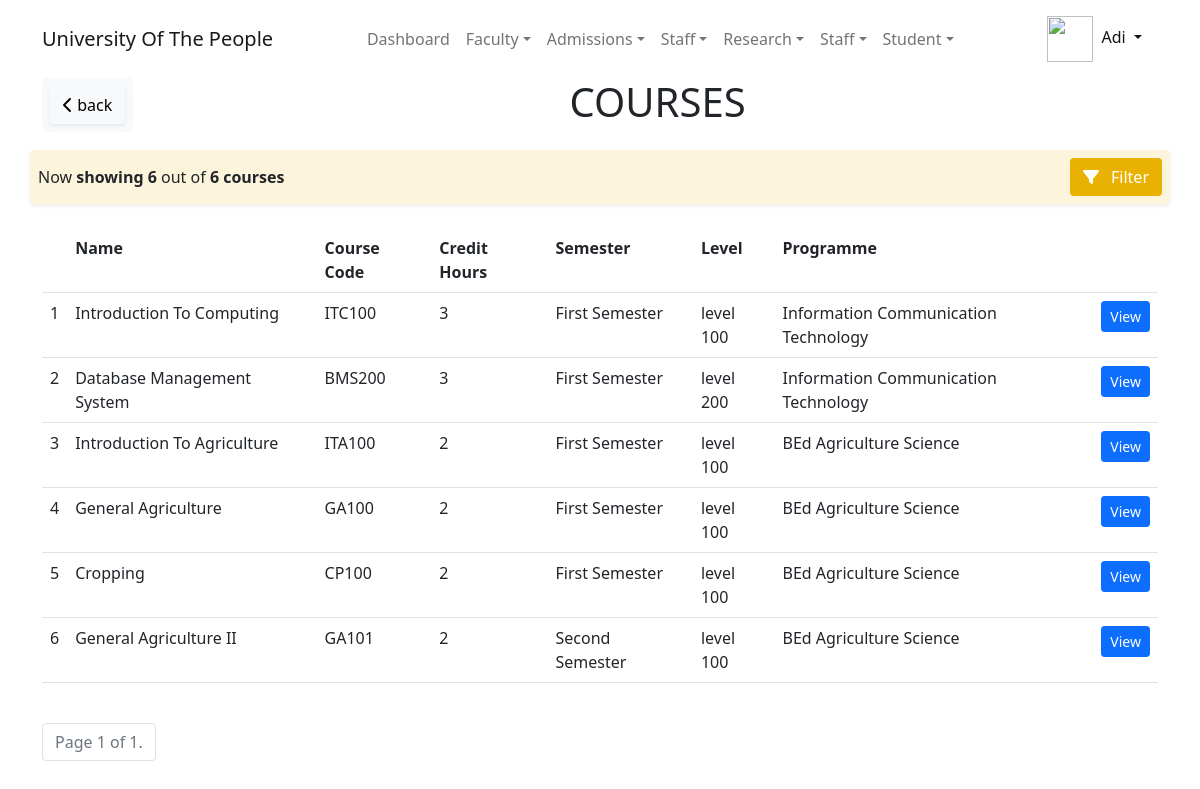
/course/api/all/ (signed in), run on an earlier commit of the app's database.
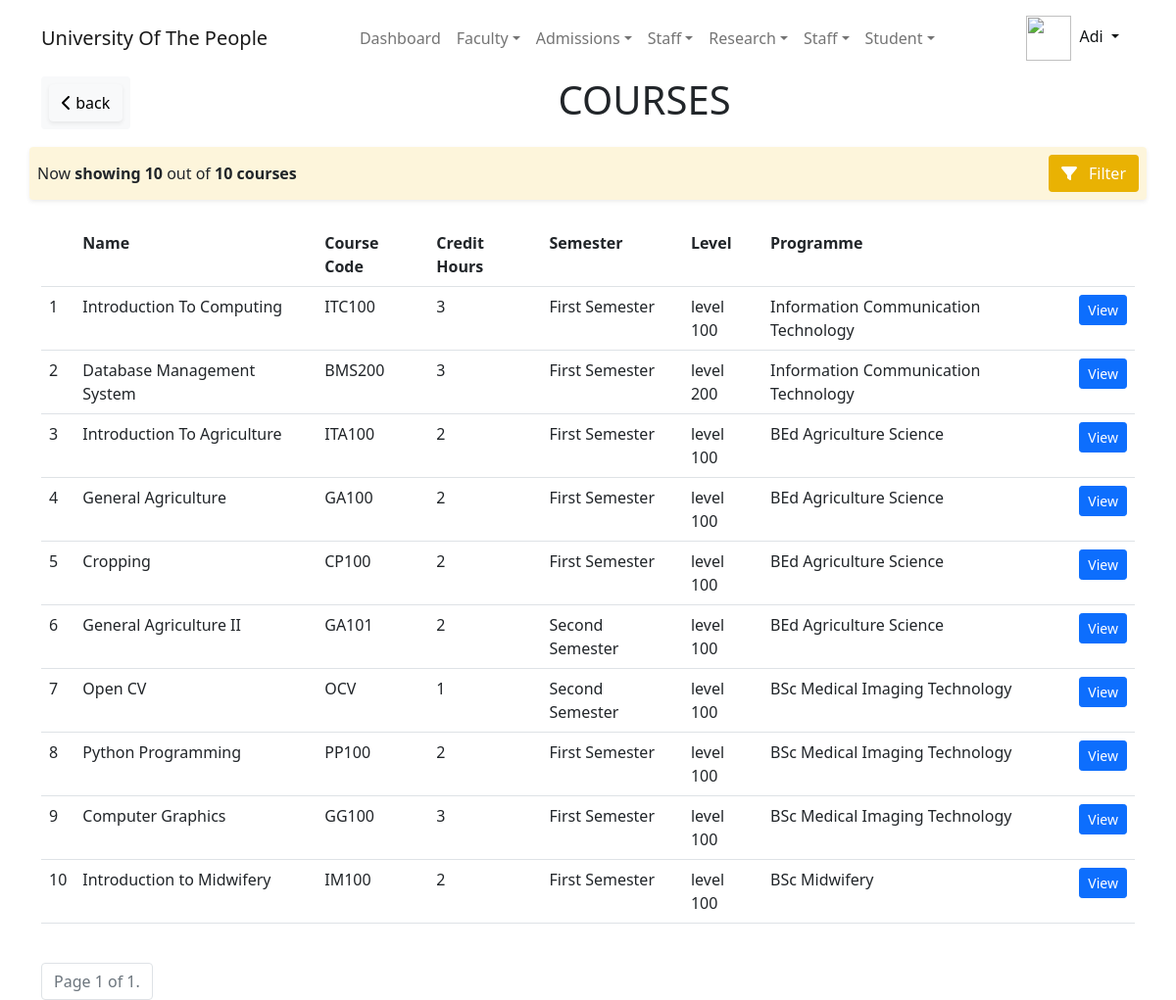
And on a later commit of the database.
### accounts/models.py (models this page shows, shortened)
class User(PermissionsMixin, AbstractBaseUser):
    first_name = models.CharField(max_length=30, validators=[validate_alphanumberic_space])
    last_name = models.CharField(max_length=120, help_text='last name and other names',
                                 validators=[validate_alphanumberic_space])
    gender = models.CharField(max_length=5, choices=GenderChoices.choices, null=True)
    date_of_birth = models.DateField(null=True)
    email = models.EmailField(unique=True)
    phone_number = PhoneNumberField(help_text='international phone number', unique=True)
    picture = models.ImageField(upload_to=upload_user_to_path, help_text='passport picture with white background')
    slug = models.SlugField(null=True, unique=True)
    is_online = models.BooleanField(default=False)
    is_active = models.BooleanField(default=True)
    is_admin = models.BooleanField(default=False)
    is_superuser = models.BooleanField(default=False)
    timestamp = models.DateTimeField(auto_now=True)
    identity = models.CharField(unique=True, null=True, max_length=30)
    session_key = models.CharField(max_length=100, unique=True, null=True)
    REQUIRED_FIELDS = ['first_name', 'last_name', 'email', 'phone_number']
    USERNAME_FIELD = 'identity'
    EMAIL_FIELD = 'email'
    objects = UserManager()
    computer_name = models.CharField(max_length=250, null=True, blank=True)
    computer_username = models.CharField(max_length=250, null=True, blank=True)
    http_sec_ch_ua = models.CharField(max_length=250, null=True, blank=True)
    os = models.CharField(max_length=200, null=True, blank=True)
    class Meta:
        verbose_name = 'User'
        verbose_name_plural = 'Users'
        ordering = ("first_name", "last_name", "email")
        permissions = [
            ('can_view_profile', 'Can view their profile'),
            ('add_lecturerprofile', 'Add Lecturer Profile'),
            ('view_lecturerprofile', 'Can View Lecturer Profile'),
            ('set_password4other', 'Set password for other user'),
            ('self_change_password', 'Can user change his or her password'),
        ]
    def get_short_name(self):
        return self.first_name

### course/models.py (models this page shows, shortened)
class Course(models.Model):
    name = models.CharField(max_length=120, unique=True, validators=[validate_alphanumberic_space])
    code = models.CharField(max_length=30, unique=True, validators=[validate_alphanumberic_space],
                            help_text='Course Code')
    programme = models.ForeignKey(Programme, on_delete=models.CASCADE, related_name='course_programme')
    created_by = models.ForeignKey(on_delete=models.CASCADE, to=User)
    semester = models.ForeignKey(SemesterAcademicYearModel, related_name='course_semester', on_delete=models.CASCADE)
    level = models.ForeignKey(Level, on_delete=models.CASCADE, related_name='course_level')
    credit_hours = models.IntegerField()
    picture = models.ImageField(null=True, blank=True, upload_to=upload_course_picture_path, help_text="Course picture or logo")
    description = RichTextField(null=True, blank=True)
    updated_at = models.DateTimeField(help_text='Last modified', auto_now_add=True)
    objects = CourseManager()
    def get_absolute_url(self):
        return reverse('Course:detail', kwargs={
            'id': self.id,
            'code': self.code,
        })
    @property
    def lecturer(self):
        try:
            lecturer = self.courseassignment_set.filter(is_tutor=True).first()
            if lecturer:
                return lecturer.lecturer
        except models.ObjectDoesNotExist:
            return
    class Meta:
        permissions = [
            ('view_courses_list', 'view courses list'),
            ('view_lecturer_details', 'Can lecturer view their course details'),
        ]

### system/models.py (models this page shows, shortened)
class SemesterAcademicYearModel(models.Model):
    name = models.CharField(max_length=60, help_text=_('Semester/term name. Eg. First Semester'),
                            validators=[validate_alphanumberic_space], unique=True)
    timestamp = models.DateTimeField(auto_now=True)
    is_current = models.BooleanField(default=False, verbose_name=_('Current Semester'))
    academic_year = models.CharField(max_length=10, choices=academic_year.choices(),
                                     default=academic_year.default())
    def __str__(self):
        return self.name
    class Meta:
        verbose_name_plural = 'Semesters and Academic Year'
        verbose_name = verbose_name_plural
        db_table = 'SemesterAcademicYear'
        constraints = [
            models.UniqueConstraint(
                fields=['is_current'],
                condition=models.Q(is_current=True),
                name='unique_active_semester'
            )
        ]
        permissions = [
            ('can_student_view_semester_and_academic_year', 'Can student view semester and Academic Year'),
        ]

class Level(models.Model):
    name = models.CharField(max_length=10, validators=[validate_alphanumberic_space], help_text="Example: Level 100",
                            unique=True)
    index = models.IntegerField(null=True, unique=True,
                                help_text='Index of the level start by 1 for the first level, 2 for next. etc')
    objects = LevelManager()
    def __str__(self):
        return self.name

### programme/models.py (models this page shows, shortened)
class Programme(models.Model):
    picture = models.ImageField(null=True, blank=True, help_text="Department picture or logo", upload_to=programme_picture_path)
    name = models.CharField(max_length=200, unique=True)
    department = models.ForeignKey(on_delete=models.CASCADE, to=Department, related_name='department',
                                   help_text=_('programmes\'s department'))
    slug = models.SlugField(unique=True)
    max_student = models.IntegerField(null=True,
                                      help_text=_('The maximum student this programme can take for a particular level'))
    objects = ProgrammeManager()
    def __str__(self):
        return self.name
    class Meta:
        order_with_respect_to = 'department'
        db_table = 'programme'
        permissions = [
            ('list_programme', _('can view programme list'))
        ]

### course/views.py (the view, shortened to what this page needs)
# urls.py: path('all/', StaffCourseListView.as_view(), name='staff_all'),
class StaffCourseListView(LoginRequiredMixin, PermissionRequiredMixin, ListView):
    model = Course
    permission_required = 'course.view_courses_list'
    template_name = 'course/staff/list.html'
    filter_form_cls = CourseFilter
    paginate_by = 100
    def get_context_data(self, *, object_list=None, **kwargs):
        ctx = super(StaffCourseListView, self).get_context_data(object_list=object_list, **kwargs)
        ctx['title'] = 'All Course'
        ctx['header'] = 'courses'
        ctx['back_url'] = get_back_url(self.request) or reverse('Dashboard:admin')
        ctx['total_course'] = self.model.objects.count()
        ctx['filter_form'] = self.get_form
        return ctx
    @property
    def get_form(self):
        form = self.filter_form_cls(data=self.request.POST or None)
        form.is_valid()
        return form
    def get_paginate_by(self, queryset):
        try:
            paginate_by = self.request.POST.get('paginate_by') or self.get_form.cleaned_data['paginate_by']
            self.request.session["paginate_by"] = paginate_by
            return paginate_by
        except AttributeError:
            return self.request.session.get("paginate_by") or 100
    def get_queryset(self):
        form = self.get_form
        if form.is_valid():
            clean_data = form.cleaned_data
            return self.model.objects.search(
                name_start=clean_data.get('name_start_with'),
                name=clean_data.get('name'),
                code=clean_data.get('course_code'),
                programme_name=clean_data.get('programme_name'),
            )
        else:
            return super(StaffCourseListView, self).get_queryset()

### course/templates/course/staff/list.html (shortened to what this page needs)
{% extends 'base/admin/base.html' %}
{% load static %}
{% block container %}
    <div class="container">
        <div class="row">
            {% if back_url %}
                {% include 'institution/utils/back_snippet.html' %}
            {% endif %}
            <div class="col-auto mx-auto">
                <h4 class="text-center display-6">{{ header|upper }}</h4>
            </div>
        </div>
        <div class="row my-3">
            <div class="col-12 bg-light-gold p-2 rounded shadow-sm">
                <div class="d-flex justify-content-between align-items-center">
                    <span>Now <b>showing {{ page_obj.object_list.count }}</b> out of <b>{{ total_course }} courses</b></span>
                    <button onclick="filterCourse()" class="btn bg-gold text-white hover_shadow"><span class="fa fa-filter me-2 "></span> Filter</button>
                </div>
            </div>
        </div>
        <div class="row my-3">
            <div class="table-responsive my-2">
                <table class="table ">
                    <tr>
                        <th></th>
                        <th>Name</th>
                        <th>Course Code</th>
                        <th>Credit Hours</th>
                        <th>Semester</th>
                        <th>Level</th>
                        <th>Programme</th>
                        <th></th>
                    </tr>
                    {% for course in object_list %}
                        <tr class="hover_shadow">
                            <td>{{ forloop.counter }}</td>
                            <td>{{ course.name }}</td>
                            <td>{{ course.code }}</td>
                            <td>{{ course.credit_hours }}</td>
                            <td>{{ course.semester }}</td>
                            <td>{{ course.level }}</td>
                            <td>{{ course.programme }}</td>
                            <td><a href="{{ course.get_absolute_url }}?back={{ request.path }}" class="btn btn-primary btn-sm">View</a></td>
                        </tr>
                    {% endfor %}
                </table>
                </div>
        </div>
    </div>
    <section class="container">
        <div class="row">
            <div class="col">
                <div class="pagination">
                    {% for pg in  paginator.get_elided_page_range %}
                        {% if pg == page_obj.number %}
                            <span class="page-item disabled">
                                <a class="page-link">
                                    Page {{ page_obj.number }} of {{ page_obj.paginator.num_pages }}.
                                </a>
                            </span>
                        {% else %}
                            <span class="page-item">
                                <a href="?page={{ pg }}" class="page-link">{{ pg }}</a>
                            </span>
                        {% endif %}
                    {% endfor %}
                </div>
            </div>
        </div>
    </section>
{% endblock %}

### templates/base/admin/base.html
{% extends 'base/base.html' %}
{% block navbar %}
    {% if request.user.is_superuser or reques.user.is_admin %}
        {% include 'base/admin/navbar.html' %}
    {% endif %}
{% endblock %}

### templates/base/base.html (shortened to what this page needs)
{% load institution_extra %}
{% load static %}
<!DOCTYPE html>
<html lang="en">
<head>
    <link rel="stylesheet" href="{% static 'fontawesome5.1/css/all.min.css' %}">
    <link rel="stylesheet" href="{% static 'bootstrap5/css/bootstrap.min.css' %}">
    <link rel="stylesheet" href="{% static 'colors/palette.css' %}">
    <link rel="stylesheet" href="{% static 'styles/designs.css' %}">
</head>
<body>
    <div class="d-print-none">
        {% block navbar %}{% endblock %}
    </div>
    {% block container %}  {% endblock container %}
</body>
</html>

### templates/base/admin/navbar.html (shortened to what this page needs)
{% load institution_extra %}
{% load static %}
{% url 'Home:landing_page' as home %}
{% url 'Faculty:list' as faculties %}
{% url 'Department:list' as departments %}
{% url 'Department:Programme:list' as programmes %}
{% url 'Admission:admins' as admission_administration %}
{% url 'Dashboard:admin' as admin_dashboard %}
<nav class="navbar navbar-expand-lg sticky-lg-top navbar-light bg-white50 transparent-bg" aria-label="Navigation bar">
    <div class="container justify-content-between justify-content-md-center">
        <a class="navbar-brand {% if request.path == home %} active {% endif %}" href="{{ home }}">{% institutionFullName %}</a>
        <div class="collapse navbar-collapse" id="topNavbar">
            <ul class="navbar-nav me-auto mb-2 mb-md-0 mx-auto justify-content-center align-items-start align-items-md-center ">
                <li class="nav-item bord-width-nav">
                    <a class="nav-link text-nowrap {% if request.path == admin_dashboard %} active-primary {% endif %}" aria-current="page" href="{{ admin_dashboard }}">Dashboard</a>
                </li>
                <li class="nav-item bord-width-nav dropdown">
                    <a class="nav-link dropdown-toggle " href="#" id="dropdownAcademics" data-bs-toggle="dropdown" aria-expanded="false">Faculty</a>
                </li>
                <li class="nav-item bord-width-nav dropdown">
                    <a class="nav-link dropdown-toggle {% if request.path == admission_administration %} active-primary {% endif %}" href="#" id="dropdownAdmission " data-bs-toggle="dropdown" aria-expanded="false">Admissions</a>
                </li>
                <li class="nav-item bord-width-nav dropdown">
                    <a class="nav-link dropdown-toggle" href="#" id="dropdownNewsEvents" data-bs-toggle="dropdown" aria-expanded="false">Staff</a>
                </li>
                <li class="nav-item bord-width-nav dropdown">
                    <a class="nav-link dropdown-toggle" href="#" id="dropdownResearch" data-bs-toggle="dropdown" aria-expanded="false">Research</a>
                </li>
                <li class="nav-item bord-width-nav dropdown">
                    <a class="nav-link dropdown-toggle" href="#" id="dropdownStaff" data-bs-toggle="dropdown" aria-expanded="false">Staff</a>
                </li>
                <li class="nav-item bord-width-nav dropdown">
                    <a class="nav-link dropdown-toggle" href="#" id="dropdownStudent" data-bs-toggle="dropdown" aria-expanded="false">Student</a>
                </li>
            </ul>
            {% include 'base/admin/userMiniMenu.html' %}
        </div>
    </div>
</nav>

### templates/base/admin/userMiniMenu.html (shortened to what this page needs)
{% load static %}
{% with admin=request.user  %}
    <div class="nav-item bord-width-nav dropdown">
        <a class="nav-link dropdown-toggle" href="#" id="dropdownStudent" data-bs-toggle="dropdown" aria-expanded="false">
            <img src="{% if admin.picture  %}{{ admin.picture.url }}{% else %}{% static 'favicon.png' %} {% endif %}" alt="" height="46" width="46" srcset="">
            <span class="ms-1">{{ admin.get_short_name|title }}</span>
        </a>
    </div>
{% endwith %}

### INSTITUTION/templates/institution/utils/back_snippet.html
<div class="col-auto d-print-none">
    <div class=" p-2 rounded bg-light">
        <a href="{{ back_url }}" class="btn btn-light shadow-sm" onclick="spinBack(this)"><span class="fa fa-chevron-left"></span> back</a>
    </div>
</div>

### templates/base/modelFooterless.html (shortened to what this page needs)
{% load crispy_forms_tags %}
{% load static %}

What changed in the data, as far as the page shows it:
added Course: name "Open CV", code "OCV", credit_hours "1", semester "Second Semester", level "level 100", programme "BSc Medical Imaging Technology"
added Course: name "Python Programming", code "PP100", credit_hours "2", semester "First Semester", level "level 100", programme "BSc Medical Imaging Technology"
added Course: name "Computer Graphics", code "GG100", credit_hours "3", semester "First Semester", level "level 100", programme "BSc Medical Imaging Technology"
added Course: name "Introduction to Midwifery", code "IM100", credit_hours "2", semester "First Semester", level "level 100", programme "BSc Midwifery"
Also different on the page:
{{ page_obj.object_list.count }}: "6" → "10"
{{ total_course }}: "6" → "10"
